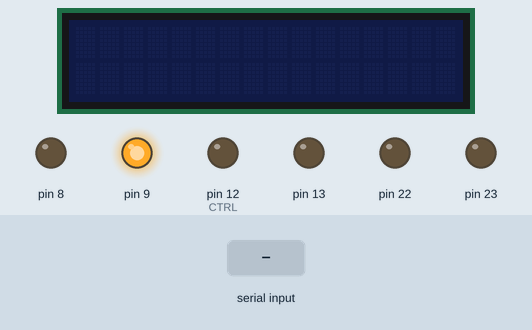
The sketch below on a simulated Arduino Uno, built with avr-gcc and run on an emulated ATmega328P. Shown: 16×2 character LCD, output pins drawn as LEDs (lit = HIGH). Wiring (inferred from the signals the program sends): character LCD (HD44780): RS pin 10; E pin 11; data pin 4, pin 5, pin 6, pin 7. The test bench sets the inputs (shaded band). Pins used as bus, display or sensor lines are not drawn.

Above: at 0.1 s.
At 1.8 s:
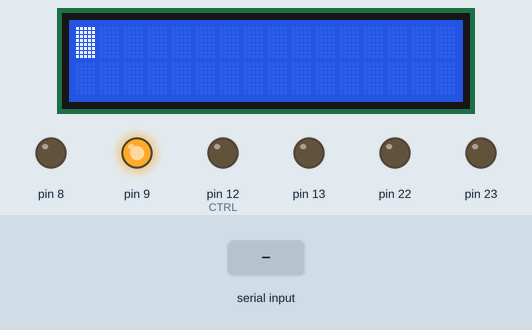
1.9 s: "90,45\n" received over Serial
At 2.02 s:
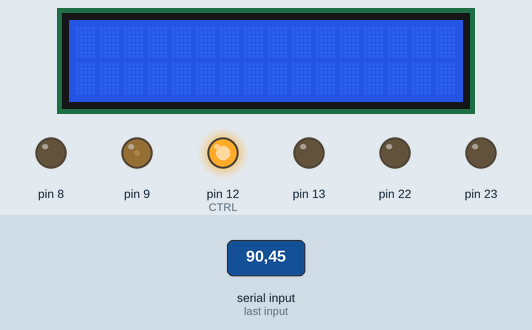
Timing chart, 0 to 9.5 s (numbered marks = the images above; inputs shaded):
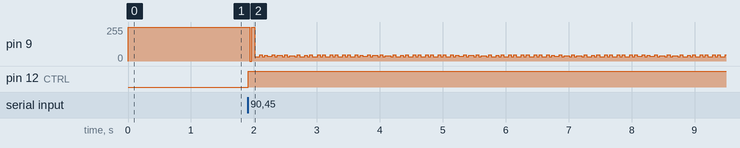

The sketch:

Vincent_Hu_06SERVO.ino
```cpp
// By Vincent Hu

#define CTRL 12
#define STROBE 11

void InitLCD()
{
  /* Wait a bit after power-up */
  delay(200);

  /* Initialize the LCD to 4-bit mode */
  LCD_cmd(3);
  delay(50);

  LCD_cmd(3);
  delay(10);

  LCD_cmd(3);
  delay(10);

  LCD_cmd(2);
  delay(10);

  /* Function Set */
  LCD_cmd(2); // Set interface length
  delay(10);

  LCD_cmd(8); // N = 1: Two lines, DL = F = 0: 4bit 5x7 font
  delay(10);

  /* Display OFF */
  LCD_cmd(0);
  delay(10);

  LCD_cmd(8); // D = C = B = 0: Display, Cursor, Blink off
  delay(10);

  /* Display ON */
  LCD_cmd(0);
  delay(10);

  LCD_cmd(0x0F); // D = C = B = 1: Display, Cursor, Blink on
  delay(10);

  /* Entry mode */
  LCD_cmd(0);
  delay(10);

  LCD_cmd(6); // ID = 1: Increment cursor after each byte write
  delay(10);

  /* Clear Screen */
  LCD_cmd(0);
  delay(10);

  LCD_cmd(1); // Clear display
  delay(100);

  /* Cursor home */
  LCD_cmd(0);
  delay(10);

  LCD_cmd(2); // Return cursor and LCD to home position
  delay(100);

}

void WriteLCD( char* message )
{
  unsigned char i;
  /* Load each character one by one*/
  for(i=0; i<20; i++ )
  {
    if( !message[i] )
      break;

    LCD_data(message[i]);
  }
}

void LCD_data( unsigned char value )
{
  //PORTB |= 1 << CTRL; // set RS to 1 (data)
  digitalWrite(CTRL,HIGH);
  LCD_xfer( value >> 4 ); // get higher nibble
  delay(1);
  LCD_xfer( value );      // get lower nibble
  delay(1);
}

void LCD_cmd( unsigned char value )
{
  //PORTB &= ~(1 << CTRL); // set RS to 0 (instruction)
  digitalWrite(CTRL,LOW);
  LCD_xfer( value );
  delay(1);
}

void LCD_xfer( unsigned char value )
{
  /* Move lower nibble to higher nibble*/
  value = value & 0x0F; // clear high nibble
  value = value << 4;   // move low nibble to high

  /* Set high nibble of PORTD (4,5,6,7) to high nibble of value*/
  PORTD = PORTD & 0x0F; //clear high nibble
  PORTD = PORTD | value;//set high nibble to value

  //PORTB |= 1 << STROBE;  //set Enable high
  digitalWrite(STROBE,HIGH);
  delay(1);
  //PORTB &= ~(1 << STROBE); // set Enable low
  digitalWrite(STROBE,LOW);
}

int pos = 0;
volatile double pulse;
int inputangle = 0;

void setup(){
  Serial.begin(9600);

  DDRB |= 255;

  noInterrupts();
  ADCSRA |= 1 << 7; // Enable ADC

  //clear Timer1 control registers
  TCCR1A = 0;
  TCCR1B = 0;

  TCCR1B |= (1 << WGM12);   // Set to CTC mode
  TCCR1B |= (1 << CS12);    // Set prescaler to 256
  TIMSK1 |= (1 << OCIE1A);  // Enable
  TCNT1 = 0;                // Clear timer
  PORTB = 2;                // Set pin 9 to high
  OCR1A = floor(16000.0/256.0 * 1.0);

  interrupts();


  /*Setup LCD*/
  DDRD = 0;
  DDRD |= 0xF0; // make upper nibble output

  InitLCD();

}

ISR(TIMER1_COMPA_vect) // timer compare interrupt service routine
{
  if(inputangle == 1){
    PINB = 2;
    TCNT1 = 0;          // reset timer1
    OCR1A = 1042-OCR1A; // get period closest to 16.667
  }
}

void loop(){
  char val[10];

  while(Serial.available() <= 0);

  delay(10);

  // get input value
  int cnt = 0;
  int i;
  while((i = Serial.read())){
    if( i == -1 ){ // account for negatives
      val[cnt]=i;
      break;
    }
    else{
      LCD_data(i); //display on LCD
      val[cnt]=i;  //initialize array
      cnt++;
    }
  }

  pulse = (0.5/45.0 * atoi(val) + 1.5); // get pulse and add 1.5, which is 0
  OCR1A = floor(16000.0/256.0 * pulse); // set interrupt counter upper bound
  inputangle = 1;
  while(1);
}

void delay_us(int mic_sec){
 volatile int q;

 for(q = 0; q < 35.0/248*1000; q++);
}
```

Measured:
- after the input at 1.9 s, pin 12 (CTRL): LOW → HIGH at once
